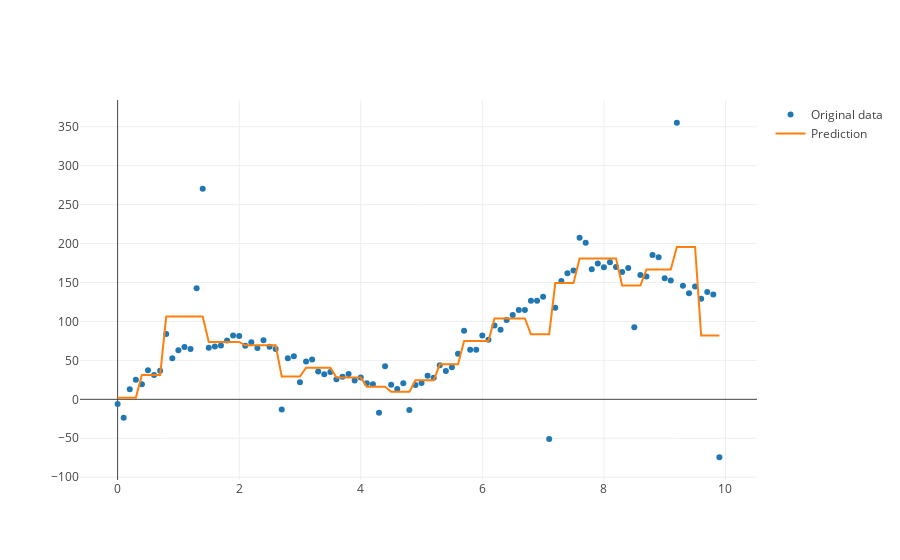

Notebook cell for this chart:
### Code cell
# set the parameter for minimal number of data points in leaf nodes
n_leafs = 4

# initialize the model object instance
clf = tree.DecisionTreeRegressor(min_samples_leaf = n_leafs)
# fit the model
clf = clf.fit(X.reshape(-1,1), Y)
# make the prediction for the data on which the model was fitted
Y_hat = clf.predict(X.reshape(-1,1))

# plot the data & fitted values with plotly
trace0 = go.Scatter(x=X, y=Y, mode = 'markers', name = 'Original data')
trace1 = go.Scatter(x=X, y=Y_hat, name = 'Prediction')
data = [trace0, trace1]
iplot(data)
